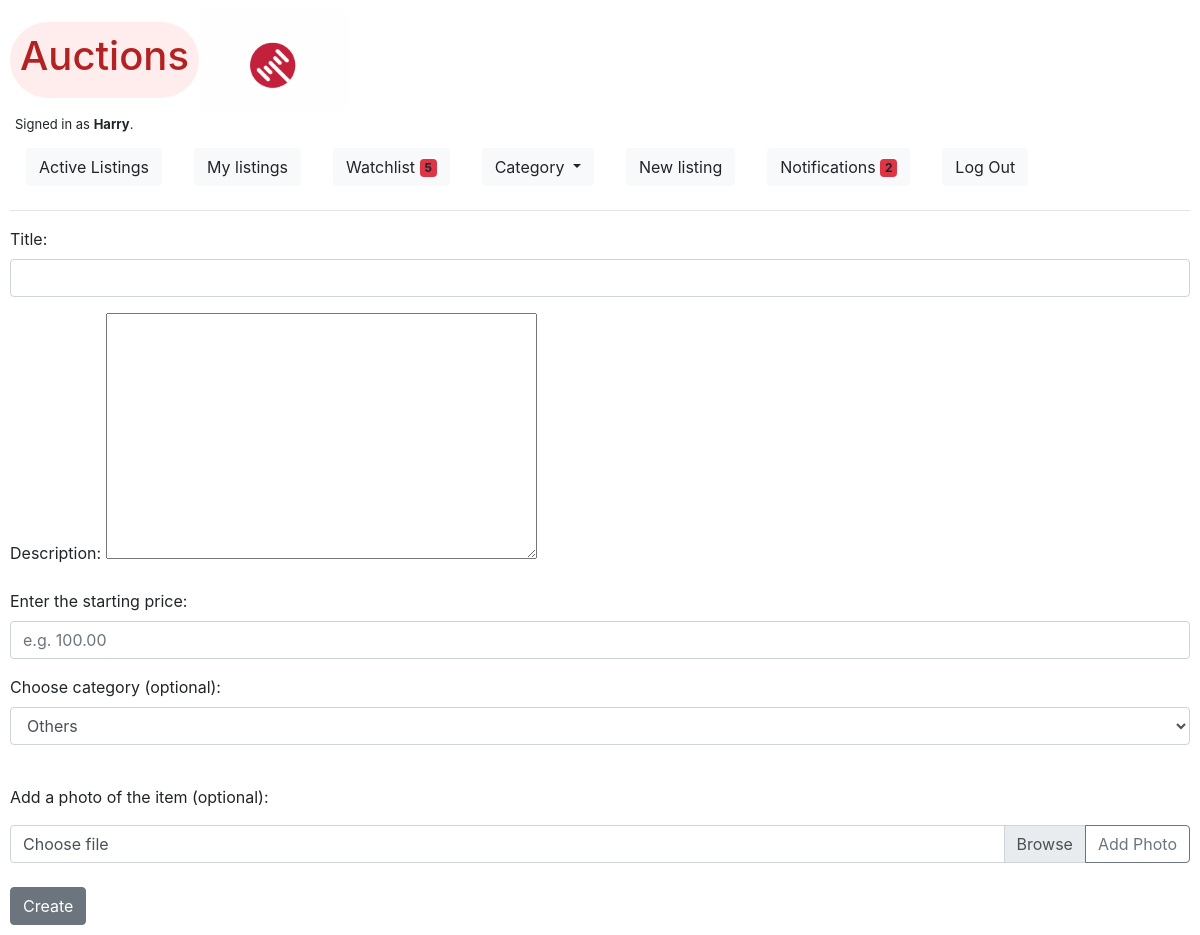
/new_listing (signed in), run on the app's committed database.
### auctions/models.py (models this page shows)
class User(AbstractUser):
    pass

### auctions/views.py (the view)
# urls.py: path("new_listing", views.new_listing, name="new_listing"),
@login_required
def new_listing(request):
    if request.method == 'POST':
        infform = InfoForm(request.POST)
        imgform = ImageForm(request.POST, request.FILES)
        if infform.is_valid() and imgform.is_valid():
            category = infform.cleaned_data['category']
            image = imgform.cleaned_data["image"]
            bid = infform.cleaned_data['starting_bid']
            inf_form = infform.save(commit=False)
            if not category:
                inf_form.category = "OT"
            inf_form.user = request.user
            inf_form.current_price = bid
            inf_form.save()
            if image:
                Photo(listing=inf_form, image=image).save()
            Bid(listing=inf_form, bid=bid, username=request.user).save()
            return render(request, "auctions/listing.html", {
                "listing": inf_form,
                "img_form": ImageForm(),
                "comment_form": CommForm(),
                "bid_form": BidForm(),
                "bid_count": 0,
                "winner": inf_form.user,
                "category_form": CategoryForm(),
                "its_my": True,
                "owner": True,
                "bid_error": None,
                })
        else:
            return render(request, "auctions/new_listing.html", {
                "inf_form": InfoForm(),
                "img_form": ImageForm(),
                "description_error": 'Description field is required, please fill description field',
                })
    else:
        return render(request, "auctions/new_listing.html", {
            "inf_form": InfoForm(),
            "img_form": ImageForm(),
            })

### auctions/views.py
class InfoForm(forms.ModelForm):
    class Meta:
        model = Listing
        fields = ['title', 'description', 'starting_bid', 'category']
        labels = {
            'title': 'Title',
            'starting_bid': 'Enter the starting price',
            'category': 'Choose category (optional)',
        }
        widgets = {
            'title': forms.TextInput(attrs={'class': 'form-control'}),
            'starting_bid': forms.NumberInput(attrs={'class': 'form-control',
                                                    'placeholder': 'e.g. 100.00'}),
            'category': forms.Select(attrs={'class': 'form-control'}),
        }

class ImageForm(forms.ModelForm):
    class Meta:
        model = Photo
        fields = ['image']
        labels = {
            'image': '',
        }
        widgets = {
            'image': forms.FileInput(attrs={'class': 'custom-file-input',
                                            'id': 'inputGroupFile04',
                                            'aria-describedby': 'inputGroupFileAddon04',}),
        }

### auctions/templates/auctions/new_listing.html (shortened to what this page needs)
{% extends "auctions/layout.html" %}
{% block body %}
    <form action="{% url 'new_listing' %}" method="post" enctype="multipart/form-data">
        {{ inf_form.as_p }}
        <br>
        <p>Add a photo of the item (optional):</p>
        <div class="input-group">
            <div class="custom-file">
            <label class="custom-file-label" for="inputGroupFile04">Choose file</label>
            </div>
            <div class="input-group-append">
            <button class="btn btn-outline-secondary" type="submit" id="inputGroupFileAddon04">Add Photo</button>
            </div>
        </div>
        <br>
        <button class="btn btn-secondary" type="submit">Create</button>
    </form>
{% endblock %}

### auctions/templates/auctions/layout.html (shortened to what this page needs)
{% load static %}
<!DOCTYPE html>
<html lang="en">
    <head>
        <link rel="stylesheet" href="https://stackpath.bootstrapcdn.com/bootstrap/4.4.1/css/bootstrap.min.css">
        <link rel="stylesheet" href="{% static 'auctions/styles.css' %}">
        <link rel="stylesheet" href="{% static 'auctions/color.css' %}">
        <script src="https://cdn.jsdelivr.net/npm/bootstrap@5.0.0-beta1/dist/js/bootstrap.min.js"></script>    </head>
    <body class="auctions">
        <div class="title">
            <div id="auction_logo"><h1>Auctions</h1></div>
            <div class="gif"></div>
        </div>
        <div id="is_authenticated">
            {% if user.is_authenticated %}
                Signed in as <strong>{{ user.username }}</strong>.
            {% else %}
                Not signed in.
            {% endif %}
        </div>
        <ul class="nav">
                <li class="nav-item">
                    <a class="nav-link" href="{% url 'index' %}">
                        <button type="button" class="btn btn-light">
                            Active Listings
                        </button>
                    </a>
                </li>
                {% if user.is_authenticated %}
                    <li class="nav-item">
                        <a class="nav-link" href="{% url 'my_listings' %}">
                            <button type="button" class="btn btn-light">
                                My listings
                            </button>
                        </a>
                    </li>
                    <li class="nav-item">
                        <a class="nav-link" href="{% url 'watchlist' %}">
                            <button type="button" class="btn btn-light">
                                Watchlist <span class="badge bg-danger">{% if request.user.watch.count != 0 %} {{ request.user.watch.count }} {% endif %}</span>
                              </button></a>
                    </li>
                    <li class="nav-item">
                        <div class="nav-link">
                            <a class="btn btn-light dropdown-toggle" href="#" role="button" id="dropdownMenuLink" data-toggle="dropdown" aria-haspopup="true" aria-expanded="false">
                            Category
                            </a>
                        </div>
                    </li>
                    <li class="nav-item">
                        <a class="nav-link" href="{% url 'new_listing' %}">
                            <button type="button" class="btn btn-light">
                                New listing
                            </button>
                        </a>
                    </li>
                    <li class="nav-item">
                        <a class="nav-link" href="{% url 'notifications' %}">
                            <button type="button" class="btn btn-light">
                                Notifications <span class="badge bg-danger">{% if request.user.notifications.count != 0 %} {{ request.user.notifications.count }} {% endif %}</span>
                              </button></a>
                    </li>
                    <li class="nav-item">
                        <a class="nav-link" href="{% url 'logout' %}">
                            <button type="button" class="btn btn-light">
                                Log Out
                            </button>
                        </a>
                    </li>
                {% endif %}
        </ul>
        <hr>
        {% block body %}
        {% endblock %}
    </body>
</html>

### auctions/static/auctions/styles.css (style rules this page uses)
.auctions { padding: 10px; }
#is_authenticated { font-size: small; padding: 5px; text-align: left; padding-right: 15px; }
#auction_logo { color:firebrick; border-radius: 70px; padding: 10px; }
@media (min-width: 600px) { body { background-color: white; } }
.title { display: inline-flex; align-items: center; width: 100%; }
.title .gif { background-image: url("dribbble.gif"); background-size: cover; width: 150px; height: 100px; }

### auctions/static/auctions/color.css (style rules this page uses)
.auctions .title div { background-color: #ffecec; }

### data on the page
User: username "Harry", user.watch.count "5", user.notifications.count "2"
